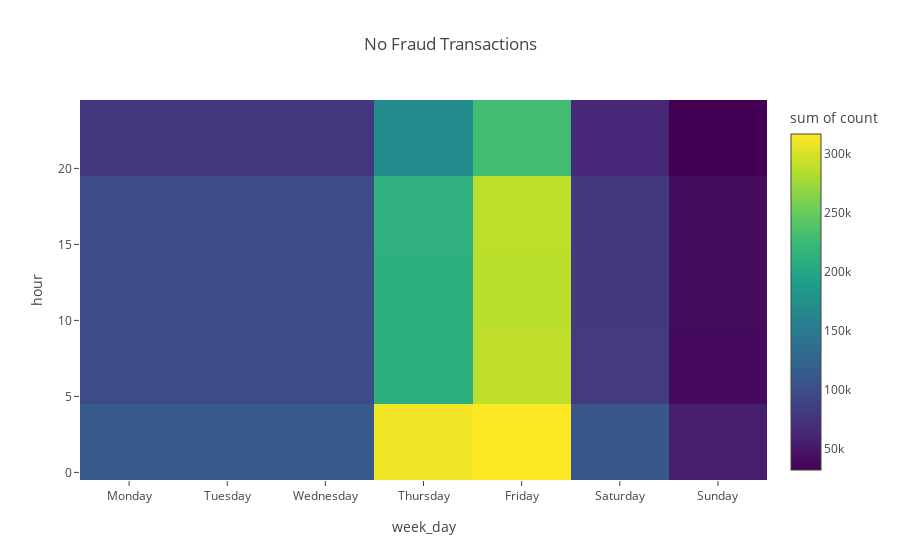
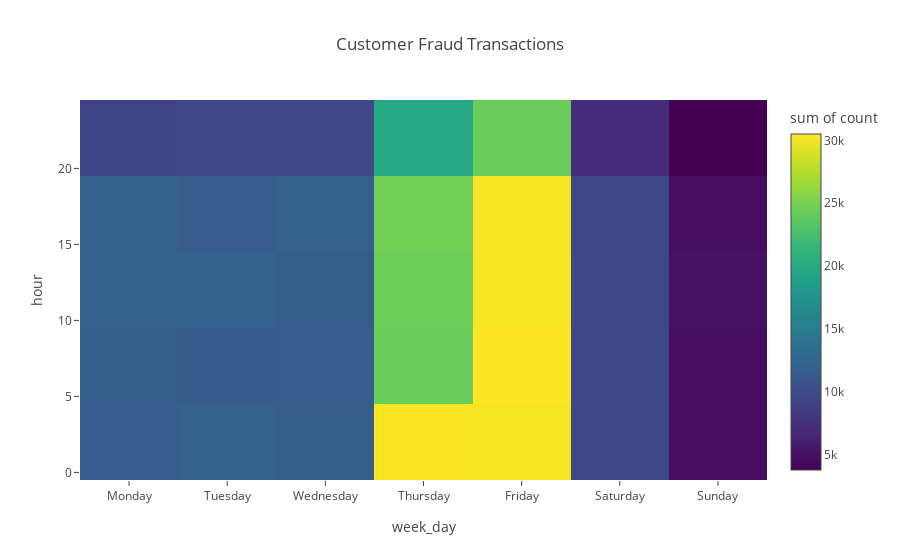
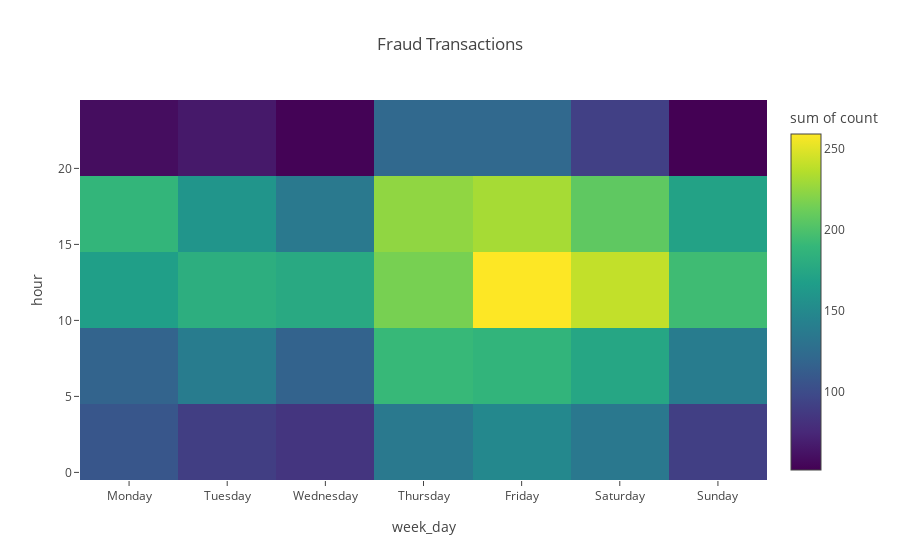

Notebook cell for these charts, in order:
### Code cell
px.density_heatmap(timestamp_no_fraud_df, x='week_day', y='hour', z='count', color_continuous_scale='Viridis', title="No Fraud Transactions").show()
px.density_heatmap(timestamp_customer_fraud_df, x='week_day', y='hour', z='count', color_continuous_scale='Viridis', title="Customer Fraud Transactions").show()
px.density_heatmap(timestamp_transactions_fraud_df, x='week_day', y='hour', z='count', color_continuous_scale='Viridis', title="Fraud Transactions").show()

### Figure 1 — Plotly figure (JSON) as saved in the notebook; plotly's stock layout.template omitted (floating-point values rounded to 4 significant figures; data arrays with more than 128 entries replaced by an {"elided": "..."} marker saying what was removed)
{"data": [{"coloraxis": "coloraxis", "histfunc": "sum", "hovertemplate": "week_day=%{x}<br>hour=%{y}<br>sum of count=%{z}<extra></extra>", "name": "", "type": "histogram2d", "x": {"elided": "168 str values"}, "xaxis": "x", "xbingroup": "x", "y": {"elided": "168 int values"}, "yaxis": "y", "ybingroup": "y", "z": {"elided": "168 int values"}}], "layout": {"coloraxis": {"colorbar": {"title": {"text": "sum of count"}}, "colorscale": [[0, "#440154"], [0.1111, "#482878"], [0.2222, "#3e4989"], [0.3333, "#31688e"], [0.4444, "#26828e"], [0.5556, "#1f9e89"], [0.6667, "#35b779"], [0.7778, "#6ece58"], [0.8889, "#b5de2b"], [1, "#fde725"]]}, "legend": {"tracegroupgap": 0}, "title": {"text": "No Fraud Transactions"}, "xaxis": {"anchor": "y", "domain": [0, 1], "title": {"text": "week_day"}}, "yaxis": {"anchor": "x", "domain": [0, 1], "title": {"text": "hour"}}}}

### Figure 2 — Plotly figure (JSON) as saved in the notebook; plotly's stock layout.template omitted (floating-point values rounded to 4 significant figures; data arrays with more than 128 entries replaced by an {"elided": "..."} marker saying what was removed)
{"data": [{"coloraxis": "coloraxis", "histfunc": "sum", "hovertemplate": "week_day=%{x}<br>hour=%{y}<br>sum of count=%{z}<extra></extra>", "name": "", "type": "histogram2d", "x": {"elided": "168 str values"}, "xaxis": "x", "xbingroup": "x", "y": {"elided": "168 int values"}, "yaxis": "y", "ybingroup": "y", "z": {"elided": "168 int values"}}], "layout": {"coloraxis": {"colorbar": {"title": {"text": "sum of count"}}, "colorscale": [[0, "#440154"], [0.1111, "#482878"], [0.2222, "#3e4989"], [0.3333, "#31688e"], [0.4444, "#26828e"], [0.5556, "#1f9e89"], [0.6667, "#35b779"], [0.7778, "#6ece58"], [0.8889, "#b5de2b"], [1, "#fde725"]]}, "legend": {"tracegroupgap": 0}, "title": {"text": "Customer Fraud Transactions"}, "xaxis": {"anchor": "y", "domain": [0, 1], "title": {"text": "week_day"}}, "yaxis": {"anchor": "x", "domain": [0, 1], "title": {"text": "hour"}}}}

### Figure 3 — Plotly figure (JSON) as saved in the notebook; plotly's stock layout.template omitted (floating-point values rounded to 4 significant figures; data arrays with more than 128 entries replaced by an {"elided": "..."} marker saying what was removed)
{"data": [{"coloraxis": "coloraxis", "histfunc": "sum", "hovertemplate": "week_day=%{x}<br>hour=%{y}<br>sum of count=%{z}<extra></extra>", "name": "", "type": "histogram2d", "x": {"elided": "168 str values"}, "xaxis": "x", "xbingroup": "x", "y": {"elided": "168 int values"}, "yaxis": "y", "ybingroup": "y", "z": {"elided": "168 int values"}}], "layout": {"coloraxis": {"colorbar": {"title": {"text": "sum of count"}}, "colorscale": [[0, "#440154"], [0.1111, "#482878"], [0.2222, "#3e4989"], [0.3333, "#31688e"], [0.4444, "#26828e"], [0.5556, "#1f9e89"], [0.6667, "#35b779"], [0.7778, "#6ece58"], [0.8889, "#b5de2b"], [1, "#fde725"]]}, "legend": {"tracegroupgap": 0}, "title": {"text": "Fraud Transactions"}, "xaxis": {"anchor": "y", "domain": [0, 1], "title": {"text": "week_day"}}, "yaxis": {"anchor": "x", "domain": [0, 1], "title": {"text": "hour"}}}}
